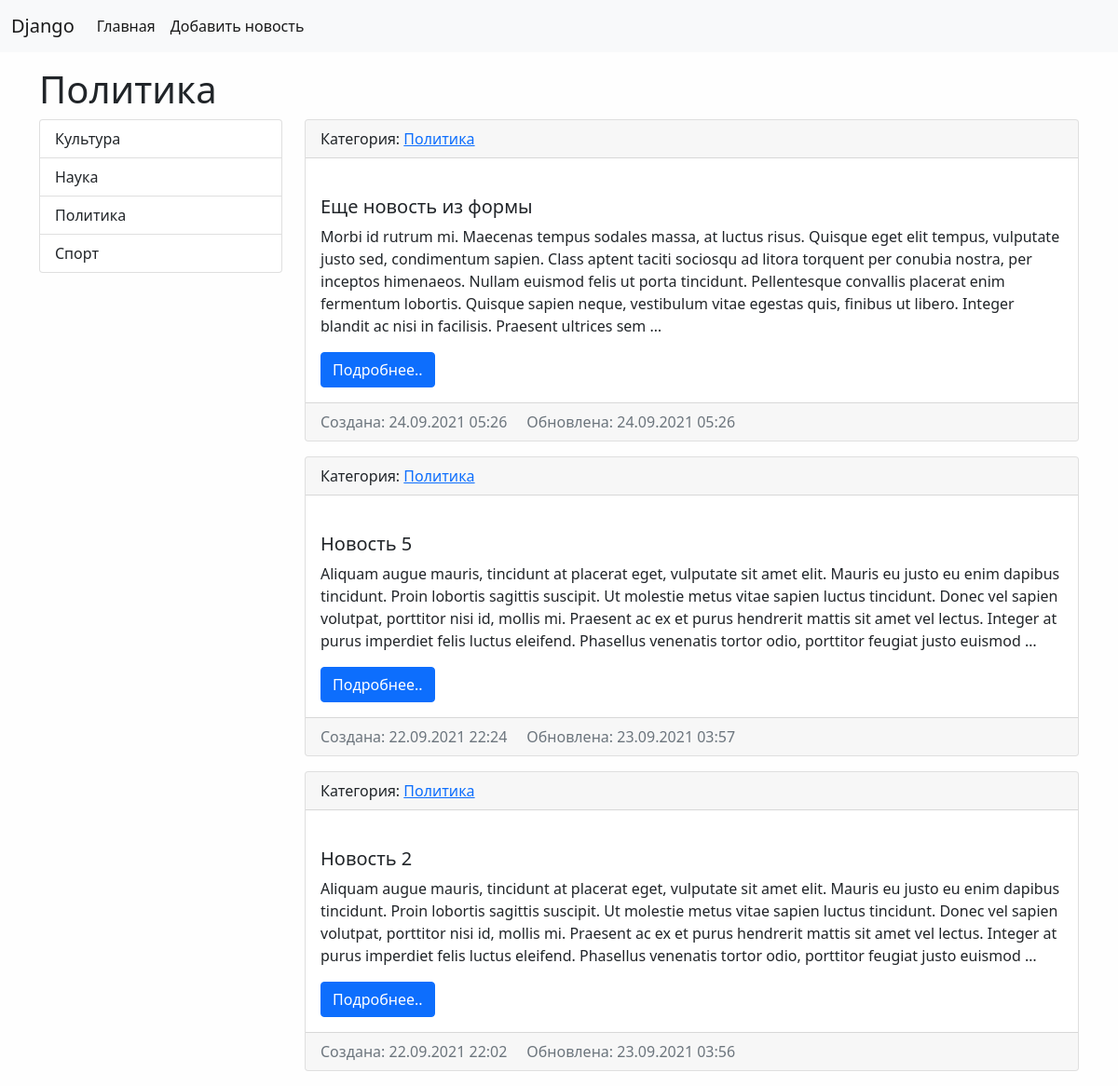
Screenshot of /category/3/ with the database file from the repository.
### news/models.py (models this page shows, shortened)
class Category(models.Model):
    title = models.CharField(max_length=150, db_index=True, verbose_name='Наименование')
    def get_absolute_url(self):
        return reverse_lazy('category', kwargs={"category_id":self.pk})
    def __str__(self):
        return self.title
    class Meta:
        verbose_name = 'Категория'
        verbose_name_plural = 'Категории'
        ordering = ['title']

class News(models.Model):
    title = models.CharField(max_length=150, db_index=True, verbose_name='Наименование')
    content = models.TextField(blank=True, verbose_name='Содержимое')
    created_at = models.DateTimeField(auto_now_add=True, verbose_name='Создано')
    updated_at = models.DateTimeField(auto_now=True, verbose_name='Обновлено')
    photo = models.ImageField(upload_to='photos/%Y/%m/%d/', blank=True, verbose_name='Изображение')
    category = models.ForeignKey(Category, on_delete=models.PROTECT, verbose_name='Категория', null=True)
    is_published = models.BooleanField(default=True, verbose_name='Опубликовано')
    def get_absolute_url(self):
        return reverse_lazy('view_news', kwargs={"pk":self.pk})
    class Meta:
        verbose_name ='Новость'
        verbose_name_plural = 'Новости'
        ordering = ['-created_at']

### news/views.py (the view)
# urls.py: path('category/<int:category_id>/', NewsByCategory.as_view(), name='category'),
class NewsByCategory(ListView):
    model = News
    template_name = 'news/home_news_list.html'
    context_object_name = 'news'
    def get_context_data(self, *, object_list=None, **kwargs):
        context = super().get_context_data(**kwargs)
        context['title'] = Category.objects.get(pk=self.kwargs['category_id'])
        return context
    def get_queryset(self):
        return News.objects.filter(category_id = self.kwargs['category_id'], is_published=True)

### news/templatetags/news_tags.py (called while the page is built)
@register.inclusion_tag('news/list_categories.html')
def show_categories(arg1='Hello', arg2='world'):
    categories = Category.objects.all()
    return {"categories": categories, "arg1": arg1, "arg2": arg2}

### news/templates/news/home_news_list.html (shortened to what this page needs)
{% extends 'base.html' %}
{% block news_title %}
  <h1>{{ title }}</h1>
{% endblock %}}
{% block sidebar %}
    {% include 'inc/_sidebar.html' %}
{% endblock %}
{% block content %}
    {% for item in news %}
    <div class="card mb-3">
      <div class="card-header">
        Категория: <a href="{{ item.category.get_absolute_url }}">{{ item.category }}</a>
      </div>
      <div class="card-body">
        <div class="media">
          <div class="media-body">
            <h5 class="card-title">{{ item.title }}</h5>
            <p class="card-text">{{ item.content|truncatewords:64|linebreaksbr }}</p>
            <a href="{{ item.get_absolute_url }}" class="btn btn-primary">Подробнее..</a></div>
        </div>
      </div>
      <div class="card-footer text-muted">
        <a>Создана: {{ item.created_at|date:"d.m.Y H:i" }}    </a>
        <a>Обновлена: {{ item.updated_at|date:"d.m.Y H:i" }}</a>
      </div>
    </div>
    {% empty %}
    <a>Well.. shit. No news</a>
    {% endfor %}
{% endblock %}

### news/templates/news/list_categories.html
<div class="list-group">
    {% for item in categories %}
    <a href="{{ item.get_absolute_url }}" class="list-group-item list-group-item-action">{{ item.title }}</a>
    {% endfor %}
</div>

### static/css/style.css (style rules this page uses)
body { background-color: #fefefe; }

### rows the page displays
Category: title "Политика"
Category: title "Культура"
Category: title "Наука"
Category: title "Спорт"
News: category "Политика", title "Еще новость из формы", content "Morbi id rutrum mi. Maecenas tempus sodales massa, at luctus risus. Quisque eget elit tempus, vulputate justo sed, condimentum sapien. Class aptent taciti sociosqu ad litora torquent per conubia nostra, per inceptos himenaeos. Nullam euismod felis ut porta tincidunt. Pellentesque convallis placerat enim fermentum lobortis. Quisque sapien neque, vestibulum vitae egestas quis, finibus ut libero. Integer blandit ac nisi in facilisis. Praesent ultrices sem …", created_at "24.09.2021 05:26", updated_at "24.09.2021 05:26"
News: category "Политика", title "Новость 5", content "Aliquam augue mauris, tincidunt at placerat eget, vulputate sit amet elit. Mauris eu justo eu enim dapibus tincidunt. Proin lobortis sagittis suscipit. Ut molestie metus vitae sapien luctus tincidunt. Donec vel sapien volutpat, porttitor nisi id, mollis mi. Praesent ac ex et purus hendrerit mattis sit amet vel lectus. Integer at purus imperdiet felis luctus eleifend. Phasellus venenatis tortor odio, porttitor feugiat justo euismod …", created_at "22.09.2021 22:24", updated_at "23.09.2021 03:57"
News: category "Политика", title "Новость 2", content "Aliquam augue mauris, tincidunt at placerat eget, vulputate sit amet elit. Mauris eu justo eu enim dapibus tincidunt. Proin lobortis sagittis suscipit. Ut molestie metus vitae sapien luctus tincidunt. Donec vel sapien volutpat, porttitor nisi id, mollis mi. Praesent ac ex et purus hendrerit mattis sit amet vel lectus. Integer at purus imperdiet felis luctus eleifend. Phasellus venenatis tortor odio, porttitor feugiat justo euismod …", created_at "22.09.2021 22:02", updated_at "23.09.2021 03:56"
